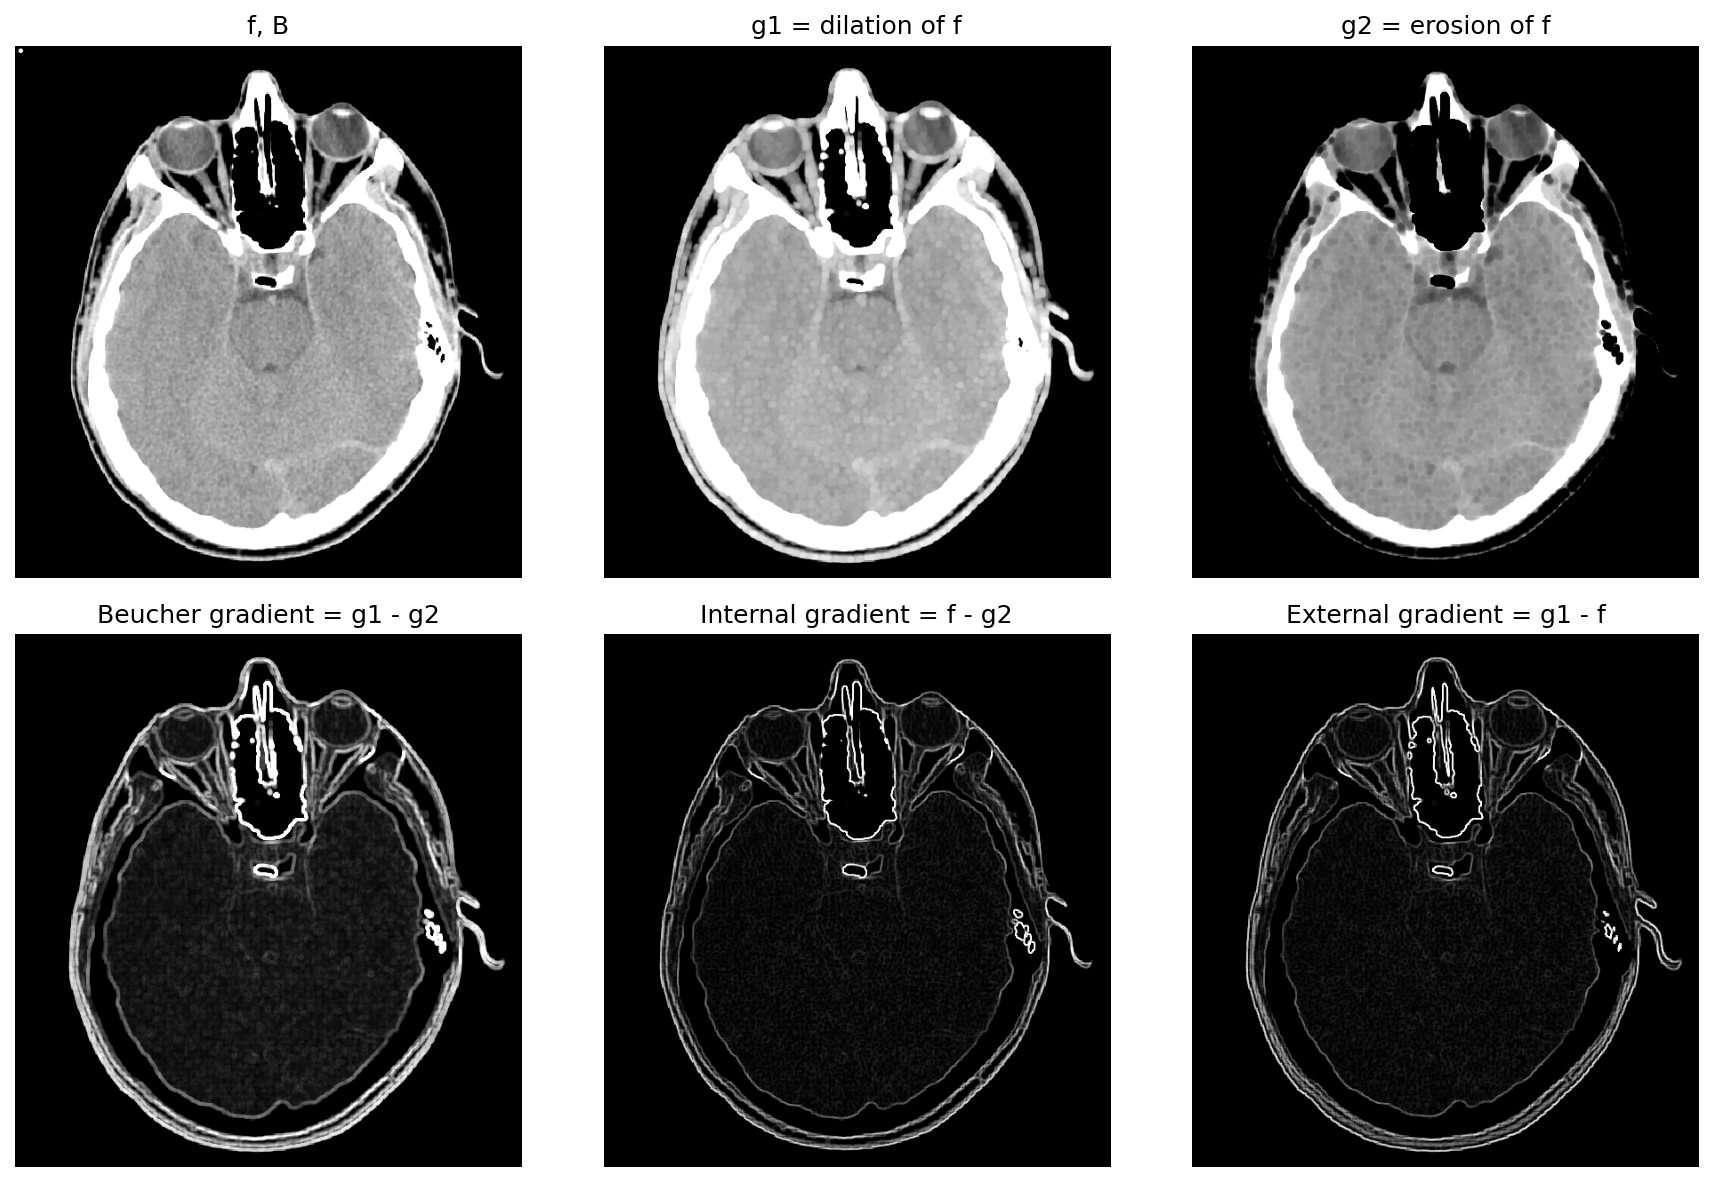

Here is the Python script that generated this plot:
import numpy as np
import matplotlib.pyplot as plt
from PIL import Image
import sys
from pathlib import Path

# Add project root so local packages can be imported when run directly.
PROJECT_ROOT = Path(__file__).resolve().parents[2]
if str(PROJECT_ROOT) not in sys.path:
    sys.path.insert(0, str(PROJECT_ROOT))

import ia870 as ia
from General.AddSE2Image import AddSE2Image
from libDIPUM.data_path import dip_data

# %% Figure941
# Morphological gradient

# %% Data
f = np.array(Image.open(dip_data('headCT.tif')))
if f.ndim == 3:
    f = f[..., 0]

# %% SE
B = ia.iasedisk(2)

# %% Morphological gradients
g1 = ia.iadil(f, B)
g2 = ia.iaero(f, B)
g3 = ia.iasubm(g1, g2)  # Beucher gradient
g4 = ia.iasubm(f, g2)   # Internal gradient
g5 = ia.iasubm(g1, f)   # External gradient

# %% Display
fig, ax = plt.subplots(2, 3, figsize=(12, 8), sharex=True, sharey=True, num=1)
try:
    fig.canvas.manager.set_window_title('Figure 9.39')
except Exception:
    pass

ax = ax.ravel()

ax[0].imshow(AddSE2Image(f, ia.iasedisk(2), int(np.max(f))), cmap='gray')
ax[0].set_title('f, B')
ax[0].axis('off')

ax[1].imshow(g1, cmap='gray')
ax[1].set_title('g1 = dilation of f')
ax[1].axis('off')

ax[2].imshow(g2, cmap='gray')
ax[2].set_title('g2 = erosion of f')
ax[2].axis('off')

ax[3].imshow(g3, cmap='gray')
ax[3].set_title('Beucher gradient = g1 - g2')
ax[3].axis('off')

ax[4].imshow(g4, cmap='gray')
ax[4].set_title('Internal gradient = f - g2')
ax[4].axis('off')

ax[5].imshow(g5, cmap='gray')
ax[5].set_title('External gradient = g1 - f')
ax[5].axis('off')

plt.tight_layout()
fig.savefig('Figure941.png', dpi=150, bbox_inches='tight')
plt.show()
